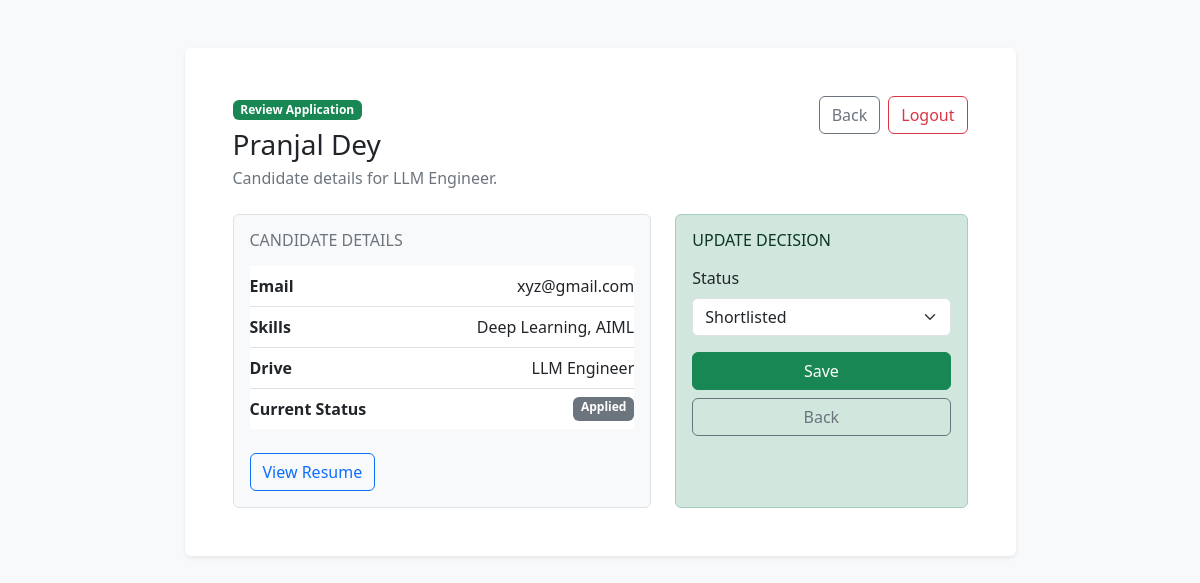
Page /company/review/1 (signed in) on the committed database.
### models.py (models this page shows)
class Student(db.Model):
    id = db.Column(
        db.Integer,
        db.ForeignKey('user.id'),
        primary_key=True
    )
    name = db.Column(db.String(100))
    email = db.Column(db.String(100))
    skills = db.Column(db.String(200))
    resume = db.Column(db.String(200))
    blacklisted = db.Column(db.Boolean, default=False)
    applications = db.relationship('Application', backref='student', lazy=True)

class Drive(db.Model):
    id = db.Column(db.Integer, primary_key=True)
    company_id = db.Column(
        db.Integer,
        db.ForeignKey('company.id')
    )
    title = db.Column(db.String(100))
    description = db.Column(db.Text)
    eligibility = db.Column(db.String(200))
    deadline = db.Column(db.Date)
    skills_required = db.Column(db.String(200))
    salary_range = db.Column(db.String(100))
    approved = db.Column(db.Boolean, default=False)
    status = db.Column(db.String(20), default="Pending")
    applications = db.relationship('Application', backref='drive', lazy=True)

class Application(db.Model):
    id = db.Column(db.Integer, primary_key=True)
    student_id = db.Column(
        db.Integer,
        db.ForeignKey('student.id')
    )
    drive_id = db.Column(
        db.Integer,
        db.ForeignKey('drive.id')
    )
    status = db.Column(
        db.String(20),
        default="Applied"
    )
    application_date = db.Column(
        db.Date,
        default=date.today
    )
    __table_args__ = (
        db.UniqueConstraint('student_id', 'drive_id'),
    )

### routes.py (the view)
@routes.route("/company/review/<int:id>", methods=["GET","POST"])
@login_required
def review_application(id):
    application = Application.query.get_or_404(id)
    if application.drive.company_id != current_user.id:
        return "Unauthorized"
    if request.method == "POST":
        application.status = request.form["status"]
        db.session.commit()
        return redirect(f"/company/drive/{application.drive_id}")
    return render_template(
        "company_review_application.html",
        application=application
    )

### app.py (called while the page is built)
@app.after_request
def add_no_cache_headers(response):
    if request.endpoint != "static":
        response.headers["Cache-Control"] = "no-store"
    return response

@login_manager.user_loader
def load_user(user_id):
    return User.query.get(int(user_id))

### templates/company_review_application.html (shortened to what this page needs)
{% extends "base.html" %}
{% block content %}
<div class="row justify-content-center">
    <div class="col-xl-9">
        <div class="card border-0 shadow-sm">
            <div class="card-body p-4 p-lg-5">
                <div class="d-flex flex-column flex-lg-row justify-content-between align-items-lg-start gap-3 mb-4">
                    <div>
                        <span class="badge text-bg-success mb-2">Review Application</span>
                        <h1 class="h3 mb-1">{{ application.student.name }}</h1>
                        <p class="text-secondary mb-0">Candidate details for {{ application.drive.title }}.</p>
                    </div>
                    <div class="d-flex flex-wrap gap-2">
                        <a href="/company/drive/{{application.drive_id}}"
                           class="btn btn-outline-secondary">
                           Back
                        </a>
                        <a href="/logout" class="btn btn-outline-danger">
                           Logout
                        </a>
                    </div>
                </div>
                <div class="row g-4">
                    <div class="col-lg-7">
                        <div class="card border bg-body-tertiary h-100">
                            <div class="card-body">
                                <h2 class="h6 text-uppercase text-secondary mb-3">Candidate Details</h2>
                                <div class="list-group list-group-flush">
                                    <div class="list-group-item px-0 d-flex justify-content-between">
                                        <span class="fw-semibold">Email</span>
                                        <span>{{ application.student.email }}</span>
                                    </div>
                                    <div class="list-group-item px-0 d-flex justify-content-between">
                                        <span class="fw-semibold">Skills</span>
                                        <span>{{ application.student.skills or "Not provided" }}</span>
                                    </div>
                                    <div class="list-group-item px-0 d-flex justify-content-between">
                                        <span class="fw-semibold">Drive</span>
                                        <span>{{ application.drive.title }}</span>
                                    </div>
                                    <div class="list-group-item px-0 d-flex justify-content-between">
                                        <span class="fw-semibold">Current Status</span>
                                        <span class="badge {% if application.status == 'Selected' %}text-bg-success{% elif application.status == 'Rejected' %}text-bg-danger{% elif application.status == 'Shortlisted' %}text-bg-warning{% else %}text-bg-secondary{% endif %}">
                                            {{ application.status }}
                                        </span>
                                    </div>
                                </div>
                                {% if application.student.resume %}
                                <a href="/static/uploads/{{application.student.resume}}"
                                   target="_blank"
                                   class="btn btn-outline-primary mt-4">
                                   View Resume
                                </a>
                                {% endif %}
                            </div>
                        </div>
                    </div>
                    <div class="col-lg-5">
                        <div class="card border-success-subtle bg-success-subtle h-100">
                            <div class="card-body">
                                <h2 class="h6 text-uppercase text-success-emphasis mb-3">Update Decision</h2>
                                <form method="POST">
                                    <label class="form-label">Status</label>
                                    <select name="status" class="form-select mb-3">
                                        <option value="Shortlisted">Shortlisted</option>
                                    </select>
                                    <div class="d-grid gap-2">
                                        <button class="btn btn-success">Save</button>
                                        <a href="/company/drive/{{application.drive_id}}"
                                           class="btn btn-outline-secondary">
                                           Back
                                        </a>
                                    </div>
                                </form>
                            </div>
                        </div>
                    </div>
                </div>
            </div>
        </div>
    </div>
</div>
{% endblock %}

### rows in the picture
Student: student.name "Pranjal Dey", student.email "xyz@gmail.com", student "Deep Learning, AIML"
Drive: drive "LLM Engineer"
Application: status "Applied"
